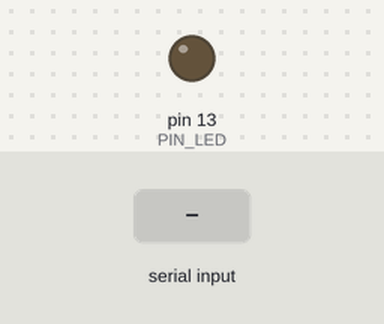
A sketch run on a simulated Arduino Uno, built with avr-gcc and run on an emulated ATmega328P. On the bench: output pins drawn as LEDs (lit = HIGH). The test bench sets the inputs (shaded band).

Above: at 1.2 s.
1.3 s: "E" received over Serial
At 2.5 s:
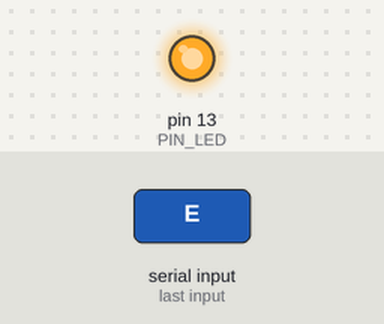
2.8 s: "A" received over Serial
At 3.8 s:
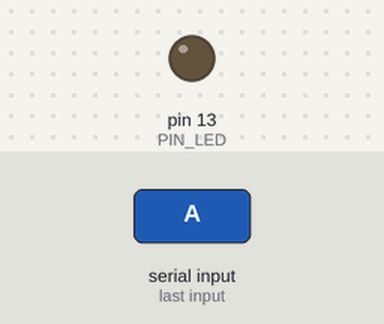
Timing chart, 0 to 5.8 s (numbered marks = the images above; inputs shaded):
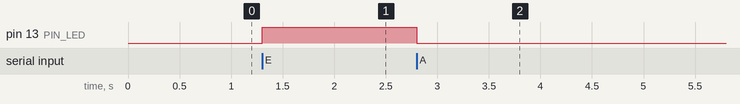

Measured:
- after the input at 1.3 s, pin 13 (PIN_LED): LOW → HIGH at once
- after the input at 2.8 s, pin 13 (PIN_LED): HIGH → LOW at once

The sketch:

encender-led.ino
```cpp
#define PIN_LED 13

void setup() {
  // put your setup code here, to run once:
  Serial.begin(9600);
  pinMode(PIN_LED, OUTPUT);
}

void loop() {
  // put your main code here, to run repeatedly:
  //Serial.println("Hola Mundo");
  //delay(1000);

  if (Serial.available()>0){
    int leerCaracter  = Serial.read();

    if(leerCaracter=='E') {
      digitalWrite(PIN_LED, HIGH);
    } else if(leerCaracter=='A') {
      digitalWrite(PIN_LED, LOW);
    }

/*    digitalWrite(PIN_LED, HIGH);
    delay(1000);
    digitalWrite(PIN_LED, LOW);
    delay(1000);*/

  }

}
```
